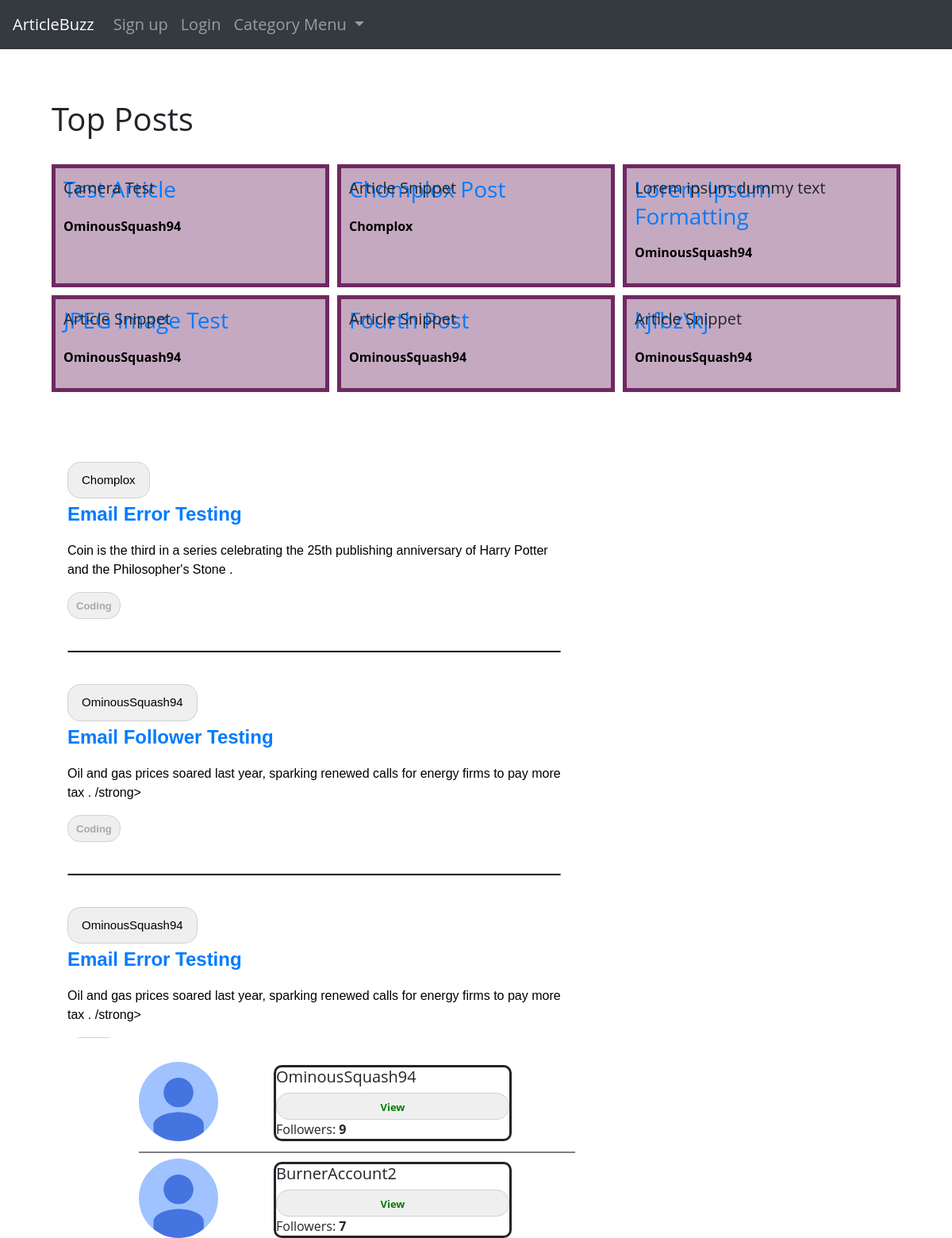
Before: / (upper part) with the older database file.
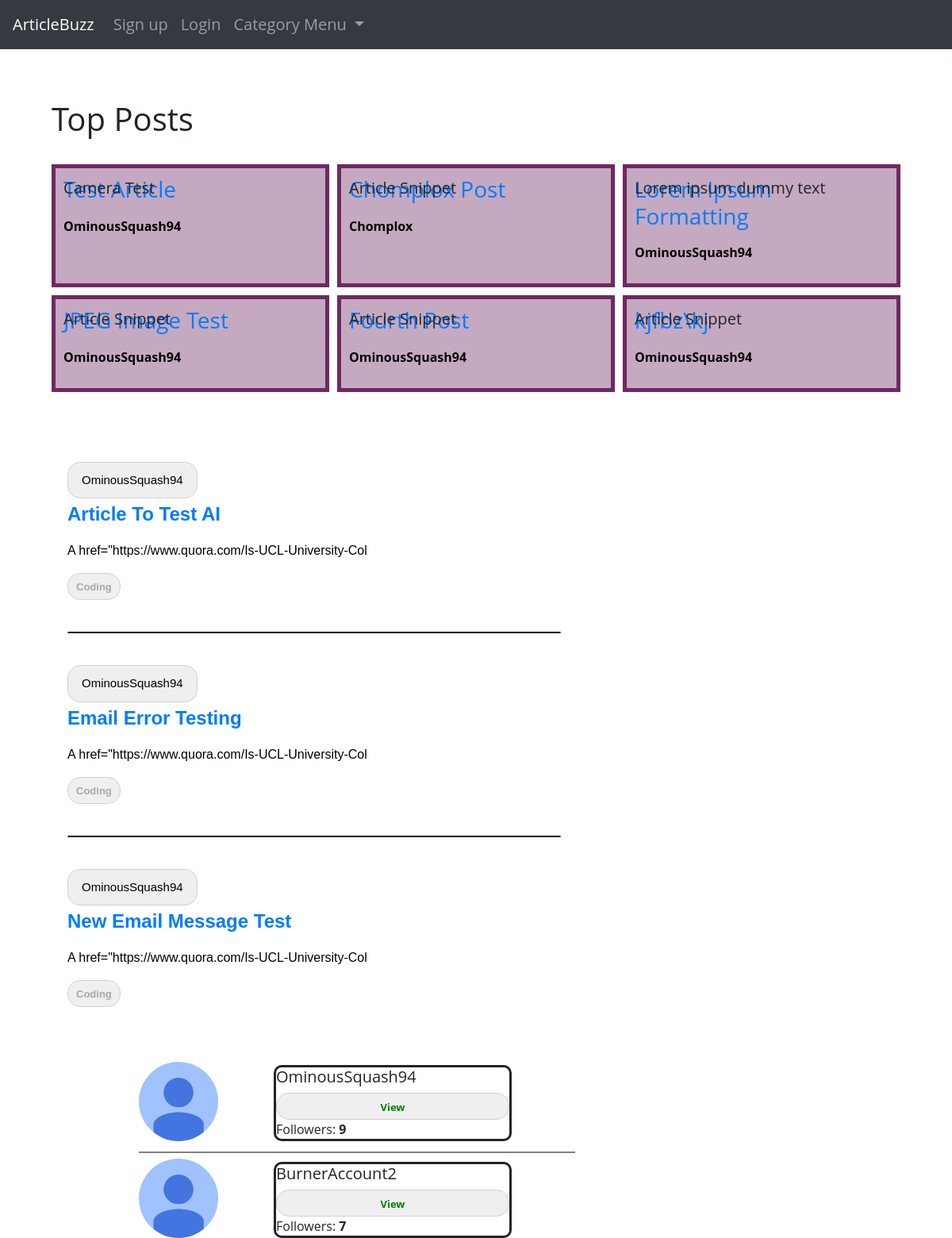
After: the same page with the newer database file.
### theblog/models.py (models this page shows, shortened)
class Post(models.Model):
	title = models.CharField(max_length = 255) # Title Field
	author = models.ForeignKey(User, on_delete = models.CASCADE) # Deletes blog posts for a user if they delete account
	header_image = models.ImageField(null = True, blank = True, upload_to = 'uploads/images', default = None)
	body = RichTextField(blank= True, null = True)
	date_published = models.DateTimeField(auto_now_add = True) # Automatically adds the date
	likes = models.ManyToManyField(User, related_name ='blog_post') # Updating count of the upvotes
	tags = models.CharField(max_length = 255, default = 'Coding') # List of tags from the Tag table
	snippet  = models.CharField(max_length = 300, default = 'Article Snippet') # Article Snippet field to display on screen
	number_likes = models.IntegerField(default = 0)

class UserProfile(models.Model):
	user = models.OneToOneField(User, primary_key= True, verbose_name = 'user', related_name = 'profile', on_delete = models.CASCADE)
	name = models.CharField(max_length = 30, blank = True, null = True)
	bio = models.TextField(max_length=500, blank = True, null = True)
	birthday = models.DateField(null = True, blank = True)
	location = models.CharField(max_length = 100, blank = True, null = True)
	picture = models.ImageField(upload_to = 'uploads/profile_pictures', default = 'uploads/profile_pictures/default.png', blank = True)
	followers = models.ManyToManyField(User, blank = True, related_name = 'followers')
	notification  = models.BooleanField(default = True, blank = False, null = False)
	follower_count = models.IntegerField(null = True, default = 0)
	website = models.CharField(default = None, blank = True, null = True, max_length = 50)
	GitHub = models.CharField(default = None, blank = True, null = True, max_length = 50)
	Twitter = models.CharField(default = None, blank = True, null = True, max_length = 50)
	Instagram = models.CharField(default = None, blank = True, null = True, max_length = 50)
	FaceBook = models.CharField(default = None, blank = True, null = True, max_length = 50)

### theblog/views.py (the view)
# urls.py: path('', HomeView.as_view(), name = 'home'),
class HomeView(ListView):
	ordering = ['-id']
	model = Post
	template_name = 'home.html'
	def get_context_data(self,*args, **kwargs):
		article_information = Post.objects.all().order_by('-number_likes')
		top_six = article_information[:6]
		tag_menu = Category.objects.all()
		author_information = UserProfile.objects.all().order_by('-follower_count')
		top_authors = author_information[:6]
		context = super(HomeView, self).get_context_data(*args, **kwargs)
		context['tag_menu'] = tag_menu
		context['top_posts'] = top_six
		context['top_authors'] = top_authors
		return context

### theblog/models.py (called while the page is built)
	def __str__(self):
		return self.name

### theblog/templates/home.html (shortened to what this page needs)
{% extends 'base.html' %}
{%block content%}
<h1 style="position: relative; top:-25px">Top Posts</h1>
<div class = 'top'>
	{% for post in top_posts %}
		<article class="article">
			<div class="ts">
				<h3>
					<a href="{% url 'article-detail' post.pk%}" >{{ post.title }}</a>
				</h3>
				<p class = 'a'>
					<a href="{% url 'profile' post.author.pk %}">{{ post.author }}</a>
				</p>
			</div>
			<p class = 'summary'>{{ post.snippet|safe }}</p>
		</article>
	{% endfor %}
</div>
<br>
<br>
<div class = 'grid-container'>
	<div class = 'overall'>
		<div class = 'all_blogs' style="float: left;margin: 10px; position: relative; top: 20px">
			{% for post in object_list %}
				<article class="main_branch_articles">
					<button class = 'aa'><a href="{% url 'profile' post.author.pk %}" style="float: left; padding: 7px">{{ post.author }}</a></button>
					<p class = 'branch_article'><a href="{% url 'article-detail' post.pk %}">{{ post.title }}</a></p>
					<p class = 'summary'>{{ post.snippet|safe }}</p>
					<button type="button" class="tags"><a href="{% url 'category' post.tags %}">{{ post.tags }}</a></button>
				</article>
				<br>
				<hr>
				<br>
			{% endfor %}
		</div>
	</div>
	<div class = 'overall' style="float:left; margin: 40px; position: relative; left:70px">
		{% for author in top_authors %}
			<img src="{{ author.picture.url }}" alt="" class = "rounded-circle" width = "100" height="100" style="float: left; top:-50px">
			<div class = 'wrapper' style="display: grid; position: relative; left: 70px; top: 4px">
				<div class = 'k one' >
					<h5>{{ author.user.username }}</h5>
				</div>
				<button type="button" class="tags"><a href="{% url 'profile' author.pk %}" style="color: green;">View</a></button>
				<div class = 'k three'>
					Followers: <b>{{ author.follower_count }}</b>
				</div>
			</div>
			<br>
			<div class="line"></div>
		{% endfor %}
	</div>
</div>
{%endblock%}

Changed rows visible on the page:
no longer on this page (row unchanged): Post: author "Chomplox", title "Email Error Testing", snippet "coin is the third in a series celebrating the 25th publishing anniversary of Harry Potter and the Philosopher's Stone .", tags "Coding"
no longer on this page (row unchanged): Post: author "OminousSquash94", title "Email Follower Testing", snippet "oil and gas prices soared last year, sparking renewed calls for energy firms to pay more tax . /strong>", tags "Coding"
no longer on this page (row unchanged): Post: author "OminousSquash94", title "Email Error Testing", snippet "oil and gas prices soared last year, sparking renewed calls for energy firms to pay more tax . /strong>"
added Post: author "OminousSquash94", title "Article To Test AI", snippet "a href=\"https://www.quora.com/Is-UCL-University-Col", tags "Coding"
added Post: author "OminousSquash94", title "Email Error Testing", snippet "a href=\"https://www.quora.com/Is-UCL-University-Col", tags "Coding"
added Post: author "OminousSquash94", title "New Email Message Test", snippet "a href=\"https://www.quora.com/Is-UCL-University-Col", tags "Coding"
